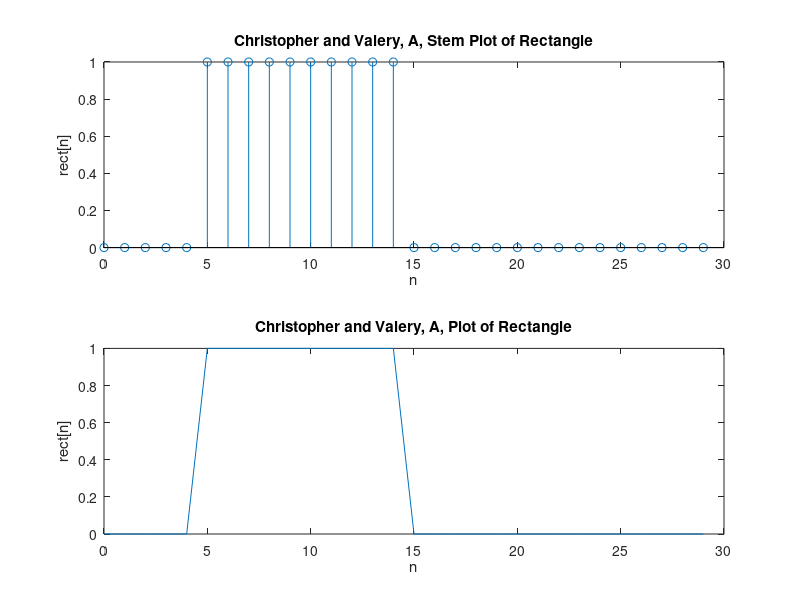

This chart was generated by the following MATLAB code: (Note: this script raises an error after producing the figure.)
cla
clear
%% Task1
%% Part A

rect=zeros(1, 30); rect(6:15)=1;

krect=[0:29];
figure(1)
subplot(211)
stem(krect, rect);
title('Christopher and Valery, A, Stem Plot of Rectangle');
xlabel('n');
ylabel('rect[n]')

subplot(212)
plot(krect, rect);
title('Christopher and Valery, A, Plot of Rectangle');
xlabel('n');
ylabel('rect[n]'), %print
%% iii

% We should use Stem Plot!!!
%% iv
% If N approached infinity, such that it is not tractable to visually see 
% the different samples, then we would probably switch to the continuous 
% time plot.

%% Task B

%% Task C

%% i 

ky = ((1:2000) - 1)*2*pi/2000-pi;
for ii=1:2000
    y(ii) = dtft(rect, krect, ky(ii));
end

figure(2)
subplot(2,1,1)
plot(ky,abs(y))
xlabel('\omega')
ylabel('|F(rect)(\omega)|')
title('DTFT from -\pi to \pi of the Rectangular Pulse')
grid
subplot(2,1,2)
plot(ky,angle(y));
xlabel('\omega');
ylabel('\angle F(rect)(\omega)')
grid
%% ii

% For the Magnitude peaks and nulls, it is exactly what we expect, because
% we are plotting the DTFT of a rectangle. The jumps in phase are related 
% to sign changes in the digital sinc.


%% iii
figure(3)
plot(ky,y)
grid
ylabel('Amplitude')
xlabel('\omega')

% Note that the Imaginary parts have been ignored from y in this plot.
% It looks like a sinc along with a cosine or a sine function. 
%
% To improve resolution, we increase number of ky elements to create a
% longer vector with finer slices.

%% iv
% We expect the x[n]*x[n] DTFT to yeild a variation of the sinc^2 function
% because convolving two rectabgles is the same as multiplying two sincs in
% frequency

%% v
x=rect;
z=conv(x,x);
kzrect=[0:length(z)-1];
figure(4)
plot(z)
xlabel('n')
ylabel('amplitude')
title('convolution of two rectangles')

kzy = ((1:2000) - 1)*2*pi/2000-pi;
for ii=1:2000
    zy(ii) = dtft(z, kzrect, kzy(ii));
end

figure(5)
subplot(2,1,1)
plot(kzy,abs(zy))
xlabel('\omega')
ylabel('|F(rect*rect)(\omega)|')
title('DTFT from -\pi to \pi of the Rectangular Pulse convoluted with another rectangular pulse')
grid
subplot(2,1,2)
plot(kzy,angle(zy));
xlabel('\omega');
ylabel('\angle F(rect)(\omega)')
grid


% plot and explain 
% We took the DTFT of the triangle and it outputed a plot of Sinc-Squared.

%%
% Part D
%
% i)
test_input = ones(1, 200);
imp_response_filt1 = filt1(test_input);

figure(6)
plot(imp_response_filt1)
grid
title("Unit Step Response of Filter 1")
xlabel("Time")
ylabel("Amplitude")

% ii)


dcrect=[0:length(imp_response_filt1)-1];
kdc = ((1:2000) - 1)*2*pi/2000-pi;

for ii=1:2000
    dc(ii) = dtft(imp_response_filt1, dcrect, kdc(ii));
end
figure(7)
subplot(2,1,1)
plot(kdc,abs(dc))
xlabel('\omega')
ylabel('|Filter1(\omega)|')
title('DTFT from -\pi to \pi of the Rectangular Pulse convoluted with another rectangular pulse')
grid
subplot(2,1,2)
plot(kdc,angle(dc));
xlabel('\omega');
ylabel('\angle Filter1(\omega)')
grid

% Derive an expression for the frequency respones of Filter 1
% <insert from scratch paper>

% iii)
% Plot of Overlayed Magnitudes
% Computation of Theoretical Expression.
figure(8)
syms w;
aa =exp(-i*2*kdc)-2;
bb = (1-1.4*exp(-i*kdc)+0.85*exp(-i*2*kdc));
test_y = aa./(bb);
plot(kdc,abs(real(test_y)), '--')
hold on
v = 9;
% figure(v)
% subplot(2,1,1)
plot(kdc,abs(dc))
xlabel('\omega')
ylabel('|Filter1(\omega)|')
title('nawww dawg')
grid on;
%subplot(2,1,2)
% plot(w, abs(real(calc_hfw)), '--')

%%
% iv \alpha.
kx = ([1:200]-1); x=cos(kx*pi/8);
ycos = filt1(x);
figure(v+1)
plot(kx, [x',ycos'])
grid
xlabel("Time")
ylabel("Amplitude")
title("Plot comparing cos(\pi/8 * t) before and after Filt1")

% What are the interesting features of this plot?
% How does this plot relate to the DTFT computed and plotted above?

% iv \Beta.

% Make prediction based on iii \alpha when driving filt1 with 3pi/4

x2 = cos(kx*3*pi/4);
ycos2 = filt1(x2);
figure(v+2)
plot(kx, [x2', ycos2'])
grid on;
xlabel("Time")
ylabel("Amplitude")
title("Plot comparing cos(3\pi/4 * t) before and after Filt1")

% EXPLAIN THE ABOVE TWO SECTIONS QUANTITITATIVELY:

% When we fed filt1 with a step, we saw a large transient response in the 
% step response. Thus we expected the gain in amplitude in when feeding
% filt1 with a cosine - it will compound with the cosine and not fully
% dissipate.
% 
% When we feed it with the faster cosine 






